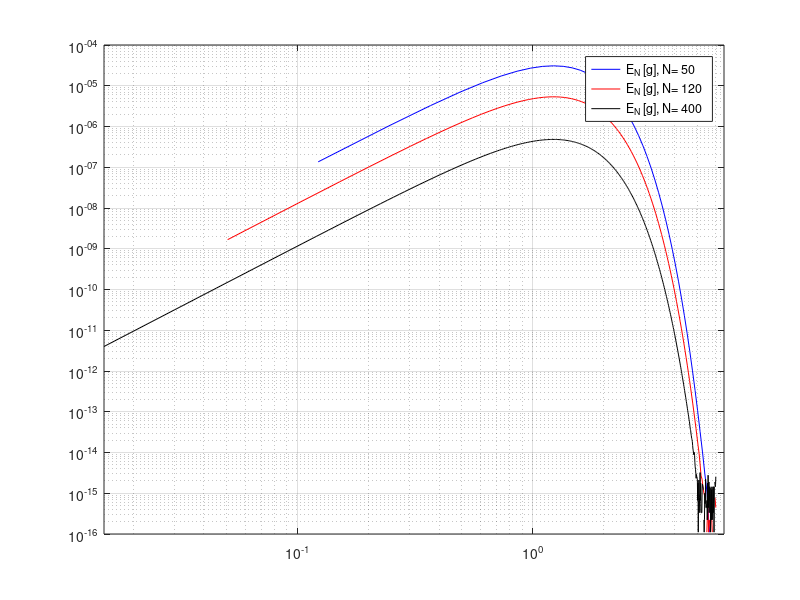

The MATLAB script that drew this image:
%Trapetsregeln för räkn av integral
color = ['b' 'r' 'k'];
xlist = [0.11 0.32 1.14];
for i = 1:3
    f = @(t) (2/sqrt(pi)) .* exp(-t.^2); % integranden
    f_bis = @(t) (4/sqrt(pi)).*abs(exp(-t^2)*(2*t^2-1));
    b= xlist(1,i); %gör sen loop för alla 3 x-värden
    a = 0;
    % (b) Beräkning av värdet
    N_range = 20:700;
    N = 100 ; % antal delintervall alt: räkna N = (b-a)/h med vald h, BYT DÅ VILKEN RAD KODEN ÄR PÅ 
    h = (b-a)/N ; % alt: räkna h=(b-a)/N med vald N
    xv = a:h:b; % x-värden
    yv = f(xv); % y-värden
    Q = h*(yv(1)/2 + yv(end)/2 + sum(yv(2:end-1)))
    
    

    %felgräns 
    C = @(x) (1/12).*abs(f_bis(x));
    %ONÖDIGT, FUNKAR EJ HELT
    % if xlist(1,i) <= 1/sqrt(2) %maximum ges då x = 1/sqrt(2) så innan det ges f_max av f(x), mellan 0 till x
    %     C = @(x) (1/12).*abs(f_bis(x));
    % elseif xlist(1,i) > 1/sqrt(2) 
    %     C = @(x) (1/12).*abs(f_bis(1/sqrt(2))); 
    % end
    E_N_max =@(N_range, x) C(x).*(x^3)./(N_range.^2);
    plot(N_range,E_N_max(N_range,xlist(1,i)), "Color",color(i),'DisplayName', sprintf('E_N [g], x= %.2f', xlist(1,i)))
    hold on;
    
end
set(gca, 'XScale', 'log');
set(gca, 'YScale', 'log');
xlim([10^1, 10^3]);
ylim([10^-10, 10^-3])
grid on;
hold off;
legend show;
%-------------------------------------------
%%
f = @(t) (2/sqrt(pi)) * exp(-t.^2); 
color = ['b' 'r' 'k']; 
Nlist = [50 120 400]; 

for i = 1:3
    E_N = [];
    xval = linspace(0, 6, Nlist(i)); 
    
    for ii = 1:length(xval)
        b = xval(ii);
        a = 0;
        N = Nlist(i); 
        h = (b-a)/N; 
        
        
        xv = linspace(a, b, N+1); 
        yv = f(xv);
        Q = h * (0.5 * yv(1) + sum(yv(2:end-1)) + 0.5 * yv(end)); %approx. av integral
        
        %felet
        E_N(ii) = abs(Q - erf(b));
    end
    
    
    plot(xval, E_N, "Color", color(i), 'DisplayName', sprintf('E_N [g], N= %.0f', Nlist(i)));
    hold on;
end
xlim([0, 6.5]);
ylim([10^-16, 10^-4])
set(gca, 'XScale', 'log');
set(gca, 'YScale', 'log');
grid on;
legend show;
hold off;
